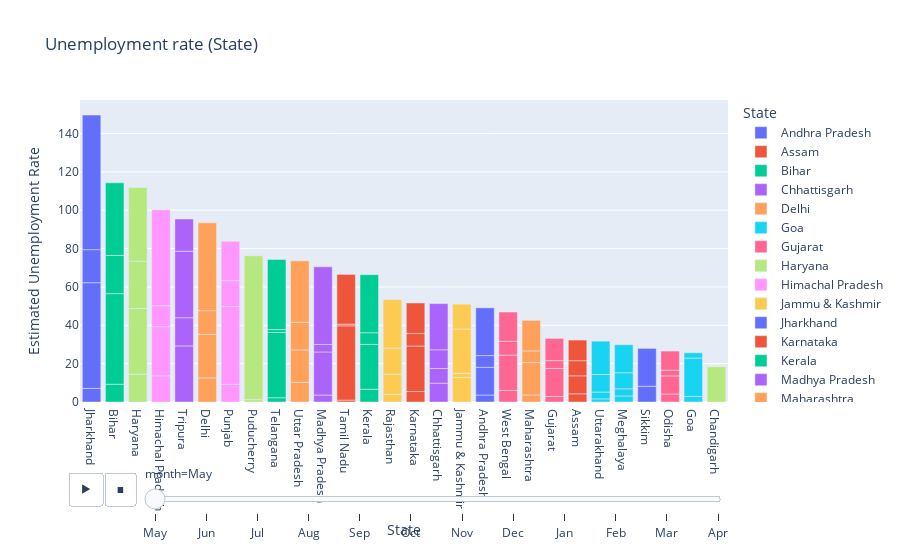

Notebook cell for this chart:
### Code cell
# bar plot unemployment rate (monthly)

fig = px.bar(dataset, x='State',y='Estimated Unemployment Rate', animation_frame = 'month', color='State',
            title='Unemployment rate (State)')

fig.update_layout(xaxis={'categoryorder':'total descending'})

fig.layout.updatemenus[0].buttons[0].args[1]["frame"]["duration"]=2000

fig.show()

### Figure 1 — Plotly figure (JSON) as saved in the notebook; plotly's stock layout.template omitted (floating-point values rounded to 4 significant figures)
{"data": [{"alignmentgroup": "True", "hovertemplate": "State=%{x}<br>month=May<br>Estimated Unemployment Rate=%{y}<extra></extra>", "legendgroup": "Andhra Pradesh", "marker": {"color": "#636efa", "pattern": {"shape": ""}}, "name": "Andhra Pradesh", "offsetgroup": "Andhra Pradesh", "orientation": "v", "showlegend": true, "textposition": "auto", "type": "bar", "x": ["Andhra Pradesh", "Andhra Pradesh", "Andhra Pradesh", "Andhra Pradesh"], "xaxis": "x", "y": [3.65, 14.46, 6.09, 24.91], "yaxis": "y"}, {"alignmentgroup": "True", "hovertemplate": "State=%{x}<br>month=May<br>Estimated Unemployment Rate=%{y}<extra></extra>", "legendgroup": "Assam", "marker": {"color": "#EF553B", "pattern": {"shape": ""}}, "name": "Assam", "offsetgroup": "Assam", "orientation": "v", "showlegend": true, "textposition": "auto", "type": "bar", "x": ["Assam", "Assam", "Assam", "Assam"], "xaxis": "x", "y": [4.29, 9.38, 7.87, 10.77], "yaxis": "y"}, {"alignmentgroup": "True", "hovertemplate": "State=%{x}<br>month=May<br>Estimated Unemployment Rate=%{y}<extra></extra>", "legendgroup": "Bihar", "marker": {"color": "#00cc96", "pattern": {"shape": ""}}, "name": "Bihar", "offsetgroup": "Bihar", "orientation": "v", "showlegend": true, "textposition": "auto", "type": "bar", "x": ["Bihar", "Bihar", "Bihar", "Bihar"], "xaxis": "x", "y": [9.27, 47.26, 19.9, 37.87], "yaxis": "y"}, {"alignmentgroup": "True", "hovertemplate": "State=%{x}<br>month=May<br>Estimated Unemployment Rate=%{y}<extra></extra>", "legendgroup": "Chhattisgarh", "marker": {"color": "#ab63fa", "pattern": {"shape": ""}}, "name": "Chhattisgarh", "offsetgroup": "Chhattisgarh", "orientation": "v", "showlegend": true, "textposition": "auto", "type": "bar", "x": ["Chhattisgarh", "Chhattisgarh", "Chhattisgarh", "Chhattisgarh"], "xaxis": "x", "y": [9.82, 7.64, 9.77, 24.1], "yaxis": "y"}, {"alignmentgroup": "True", "hovertemplate": "State=%{x}<br>month=May<br>Estimated Unemployment Rate=%{y}<extra></extra>", "legendgroup": "Delhi", "marker": {"color": "#FFA15A", "pattern": {"shape": ""}}, "name": "Delhi", "offsetgroup": "Delhi", "orientation": "v", "showlegend": true, "textposition": "auto", "type": "bar", "x": ["Delhi", "Delhi", "Delhi", "Delhi"], "xaxis": "x", "y": [12.56, 22.76, 12.31, 45.78], "yaxis": "y"}, {"alignmentgroup": "True", "hovertemplate": "State=%{x}<br>month=May<br>Estimated Unemployment Rate=%{y}<extra></extra>", "legendgroup": "Goa", "marker": {"color": "#19d3f3", "pattern": {"shape": ""}}, "name": "Goa", "offsetgroup": "Goa", "orientation": "v", "showlegend": true, "textposition": "auto", "type": "bar", "x": ["Goa", "Goa", "Goa"], "xaxis": "x", "y": [2.91, 20, 2.75], "yaxis": "y"}, {"alignmentgroup": "True", "hovertemplate": "State=%{x}<br>month=May<br>Estimated Unemployment Rate=%{y}<extra></extra>", "legendgroup": "Gujarat", "marker": {"color": "#FF6692", "pattern": {"shape": ""}}, "name": "Gujarat", "offsetgroup": "Gujarat", "orientation": "v", "showlegend": true, "textposition": "auto", "type": "bar", "x": ["Gujarat", "Gujarat", "Gujarat", "Gujarat"], "xaxis": "x", "y": [2.88, 14.58, 4.09, 11.62], "yaxis": "y"}, {"alignmentgroup": "True", "hovertemplate": "State=%{x}<br>month=May<br>Estimated Unemployment Rate=%{y}<extra></extra>", "legendgroup": "Haryana", "marker": {"color": "#B6E880", "pattern": {"shape": ""}}, "name": "Haryana", "offsetgroup": "Haryana", "orientation": "v", "showlegend": true, "textposition": "auto", "type": "bar", "x": ["Haryana", "Haryana", "Haryana", "Haryana"], "xaxis": "x", "y": [14.54, 34.22, 24.67, 38.46], "yaxis": "y"}, {"alignmentgroup": "True", "hovertemplate": "State=%{x}<br>month=May<br>Estimated Unemployment Rate=%{y}<extra></extra>", "legendgroup": "Himachal Pradesh", "marker": {"color": "#FF97FF", "pattern": {"shape": ""}}, "name": "Himachal Pradesh", "offsetgroup": "Himachal Pradesh", "orientation": "v", "showlegend": true, "textposition": "auto", "type": "bar", "x": ["Himachal Pradesh", "Himachal Pradesh", "Himachal Pradesh", "Himachal Pradesh"], "xaxis": "x", "y": [13.68, 25.64, 10.88, 50], "yaxis": "y"}, {"alignmentgroup": "True", "hovertemplate": "State=%{x}<br>month=May<br>Estimated Unemployment Rate=%{y}<extra></extra>", "legendgroup": "Jammu & Kashmir", "marker": {"color": "#FECB52", "pattern": {"shape": ""}}, "name": "Jammu & Kashmir", "offsetgroup": "Jammu & Kashmir", "orientation": "v", "showlegend": true, "textposition": "auto", "type": "bar", "x": ["Jammu & Kashmir", "Jammu & Kashmir", "Jammu & Kashmir", "Jammu & Kashmir"], "xaxis": "x", "y": [12.78, 2.22, 23.04, 12.96], "yaxis": "y"}, {"alignmentgroup": "True", "hovertemplate": "State=%{x}<br>month=May<br>Estimated Unemployment Rate=%{y}<extra></extra>", "legendgroup": "Jharkhand", "marker": {"color": "#636efa", "pattern": {"shape": ""}}, "name": "Jharkhand", "offsetgroup": "Jharkhand", "orientation": "v", "showlegend": true, "textposition": "auto", "type": "bar", "x": ["Jharkhand", "Jharkhand", "Jharkhand", "Jharkhand"], "xaxis": "x", "y": [7.11, 55.1, 17.23, 70.17], "yaxis": "y"}, {"alignmentgroup": "True", "hovertemplate": "State=%{x}<br>month=May<br>Estimated Unemployment Rate=%{y}<extra></extra>", "legendgroup": "Karnataka", "marker": {"color": "#EF553B", "pattern": {"shape": ""}}, "name": "Karnataka", "offsetgroup": "Karnataka", "orientation": "v", "showlegend": true, "textposition": "auto", "type": "bar", "x": ["Karnataka", "Karnataka", "Karnataka", "Karnataka"], "xaxis": "x", "y": [5.46, 23.72, 6.56, 15.88], "yaxis": "y"}, {"alignmentgroup": "True", "hovertemplate": "State=%{x}<br>month=May<br>Estimated Unemployment Rate=%{y}<extra></extra>", "legendgroup": "Kerala", "marker": {"color": "#00cc96", "pattern": {"shape": ""}}, "name": "Kerala", "offsetgroup": "Kerala", "orientation": "v", "showlegend": true, "textposition": "auto", "type": "bar", "x": ["Kerala", "Kerala", "Kerala", "Kerala"], "xaxis": "x", "y": [6.63, 23.38, 6.11, 30.28], "yaxis": "y"}, {"alignmentgroup": "True", "hovertemplate": "State=%{x}<br>month=May<br>Estimated Unemployment Rate=%{y}<extra></extra>", "legendgroup": "Madhya Pradesh", "marker": {"color": "#ab63fa", "pattern": {"shape": ""}}, "name": "Madhya Pradesh", "offsetgroup": "Madhya Pradesh", "orientation": "v", "showlegend": true, "textposition": "auto", "type": "bar", "x": ["Madhya Pradesh", "Madhya Pradesh", "Madhya Pradesh", "Madhya Pradesh"], "xaxis": "x", "y": [3.63, 22.46, 3.91, 40.49], "yaxis": "y"}, {"alignmentgroup": "True", "hovertemplate": "State=%{x}<br>month=May<br>Estimated Unemployment Rate=%{y}<extra></extra>", "legendgroup": "Maharashtra", "marker": {"color": "#FFA15A", "pattern": {"shape": ""}}, "name": "Maharashtra", "offsetgroup": "Maharashtra", "orientation": "v", "showlegend": true, "textposition": "auto", "type": "bar", "x": ["Maharashtra", "Maharashtra", "Maharashtra", "Maharashtra"], "xaxis": "x", "y": [3.67, 16.89, 6.08, 15.92], "yaxis": "y"}, {"alignmentgroup": "True", "hovertemplate": "State=%{x}<br>month=May<br>Estimated Unemployment Rate=%{y}<extra></extra>", "legendgroup": "Meghalaya", "marker": {"color": "#19d3f3", "pattern": {"shape": ""}}, "name": "Meghalaya", "offsetgroup": "Meghalaya", "orientation": "v", "showlegend": true, "textposition": "auto", "type": "bar", "x": ["Meghalaya", "Meghalaya", "Meghalaya", "Meghalaya"], "xaxis": "x", "y": [3.16, 3.73, 8.4, 14.58], "yaxis": "y"}, {"alignmentgroup": "True", "hovertemplate": "State=%{x}<br>month=May<br>Estimated Unemployment Rate=%{y}<extra></extra>", "legendgroup": "Odisha", "marker": {"color": "#FF6692", "pattern": {"shape": ""}}, "name": "Odisha", "offsetgroup": "Odisha", "orientation": "v", "showlegend": true, "textposition": "auto", "type": "bar", "x": ["Odisha", "Odisha", "Odisha", "Odisha"], "xaxis": "x", "y": [4.17, 9.45, 2.95, 10], "yaxis": "y"}, {"alignmentgroup": "True", "hovertemplate": "State=%{x}<br>month=May<br>Estimated Unemployment Rate=%{y}<extra></extra>", "legendgroup": "Puducherry", "marker": {"color": "#B6E880", "pattern": {"shape": ""}}, "name": "Puducherry", "offsetgroup": "Puducherry", "orientation": "v", "showlegend": true, "textposition": "auto", "type": "bar", "x": ["Puducherry", "Puducherry", "Puducherry"], "xaxis": "x", "y": [0, 1.25, 75], "yaxis": "y"}, {"alignmentgroup": "True", "hovertemplate": "State=%{x}<br>month=May<br>Estimated Unemployment Rate=%{y}<extra></extra>", "legendgroup": "Punjab", "marker": {"color": "#FF97FF", "pattern": {"shape": ""}}, "name": "Punjab", "offsetgroup": "Punjab", "orientation": "v", "showlegend": true, "textposition": "auto", "type": "bar", "x": ["Punjab", "Punjab", "Punjab", "Punjab"], "xaxis": "x", "y": [9.17, 40.59, 13.49, 20.54], "yaxis": "y"}, {"alignmentgroup": "True", "hovertemplate": "State=%{x}<br>month=May<br>Estimated Unemployment Rate=%{y}<extra></extra>", "legendgroup": "Rajasthan", "marker": {"color": "#FECB52", "pattern": {"shape": ""}}, "name": "Rajasthan", "offsetgroup": "Rajasthan", "orientation": "v", "showlegend": true, "textposition": "auto", "type": "bar", "x": ["Rajasthan", "Rajasthan", "Rajasthan", "Rajasthan"], "xaxis": "x", "y": [4.03, 10.45, 13.62, 25.35], "yaxis": "y"}, {"alignmentgroup": "True", "hovertemplate": "State=%{x}<br>month=May<br>Estimated Unemployment Rate=%{y}<extra></extra>", "legendgroup": "Sikkim", "marker": {"color": "#636efa", "pattern": {"shape": ""}}, "name": "Sikkim", "offsetgroup": "Sikkim", "orientation": "v", "showlegend": true, "textposition": "auto", "type": "bar", "x": ["Sikkim", "Sikkim"], "xaxis": "x", "y": [8.2, 19.75], "yaxis": "y"}, {"alignmentgroup": "True", "hovertemplate": "State=%{x}<br>month=May<br>Estimated Unemployment Rate=%{y}<extra></extra>", "legendgroup": "Tamil Nadu", "marker": {"color": "#EF553B", "pattern": {"shape": ""}}, "name": "Tamil Nadu", "offsetgroup": "Tamil Nadu", "orientation": "v", "showlegend": true, "textposition": "auto", "type": "bar", "x": ["Tamil Nadu", "Tamil Nadu", "Tamil Nadu", "Tamil Nadu"], "xaxis": "x", "y": [0.97, 38.73, 0.89, 25.95], "yaxis": "y"}, {"alignmentgroup": "True", "hovertemplate": "State=%{x}<br>month=May<br>Estimated Unemployment Rate=%{y}<extra></extra>", "legendgroup": "Telangana", "marker": {"color": "#00cc96", "pattern": {"shape": ""}}, "name": "Telangana", "offsetgroup": "Telangana", "orientation": "v", "showlegend": true, "textposition": "auto", "type": "bar", "x": ["Telangana", "Telangana", "Telangana", "Telangana"], "xaxis": "x", "y": [2.23, 34.01, 1.52, 36.57], "yaxis": "y"}, {"alignmentgroup": "True", "hovertemplate": "State=%{x}<br>month=May<br>Estimated Unemployment Rate=%{y}<extra></extra>", "legendgroup": "Tripura", "marker": {"color": "#ab63fa", "pattern": {"shape": ""}}, "name": "Tripura", "offsetgroup": "Tripura", "orientation": "v", "showlegend": true, "textposition": "auto", "type": "bar", "x": ["Tripura", "Tripura", "Tripura", "Tripura"], "xaxis": "x", "y": [29.25, 14.71, 34.69, 16.78], "yaxis": "y"}, {"alignmentgroup": "True", "hovertemplate": "State=%{x}<br>month=May<br>Estimated Unemployment Rate=%{y}<extra></extra>", "legendgroup": "Uttar Pradesh", "marker": {"color": "#FFA15A", "pattern": {"shape": ""}}, "name": "Uttar Pradesh", "offsetgroup": "Uttar Pradesh", "orientation": "v", "showlegend": true, "textposition": "auto", "type": "bar", "x": ["Uttar Pradesh", "Uttar Pradesh", "Uttar Pradesh", "Uttar Pradesh"], "xaxis": "x", "y": [10.26, 16.89, 14.4, 32.06], "yaxis": "y"}, {"alignmentgroup": "True", "hovertemplate": "State=%{x}<br>month=May<br>Estimated Unemployment Rate=%{y}<extra></extra>", "legendgroup": "Uttarakhand", "marker": {"color": "#19d3f3", "pattern": {"shape": ""}}, "name": "Uttarakhand", "offsetgroup": "Uttarakhand", "orientation": "v", "showlegend": true, "textposition": "auto", "type": "bar", "x": ["Uttarakhand", "Uttarakhand", "Uttarakhand", "Uttarakhand"], "xaxis": "x", "y": [1.63, 3.57, 9.17, 17.36], "yaxis": "y"}, {"alignmentgroup": "True", "hovertemplate": "State=%{x}<br>month=May<br>Estimated Unemployment Rate=%{y}<extra></extra>", "legendgroup": "West Bengal", "marker": {"color": "#FF6692", "pattern": {"shape": ""}}, "name": "West Bengal", "offsetgroup": "West Bengal", "orientation": "v", "showlegend": true, "textposition": "auto", "type": "bar", "x": ["West Bengal", "West Bengal", "West Bengal", "West Bengal"], "xaxis": "x", "y": [6.02, 18.43, 7.25, 15.22], "yaxis": "y"}, {"alignmentgroup": "True", "hovertemplate": "State=%{x}<br>month=May<br>Estimated Unemployment Rate=%{y}<extra></extra>", "legendgroup": "Chandigarh", "marker": {"color": "#B6E880", "pattern": {"shape": ""}}, "name": "Chandigarh", "offsetgroup": "Chandigarh", "orientation": "v", "showlegend": true, "textposition": "auto", "type": "bar", "x": ["Chandigarh"], "xaxis": "x", "y": [18.35], "yaxis": "y"}], "layout": {"barmode": "relative", "legend": {"title": {"text": "State"}, "tracegroupgap": 0}, "sliders": [{"active": 0, "currentvalue": {"prefix": "month="}, "len": 0.9, "pad": {"b": 10, "t": 60}, "steps": [{"args": [["May"], {"frame": {"duration": 0, "redraw": true}, "fromcurrent": true, "mode": "immediate", "transition": {"duration": 0, "easing": "linear"}}], "label": "May", "method": "animate"}, {"args": [["Jun"], {"frame": {"duration": 0, "redraw": true}, "fromcurrent": true, "mode": "immediate", "transition": {"duration": 0, "easing": "linear"}}], "label": "Jun", "method": "animate"}, {"args": [["Jul"], {"frame": {"duration": 0, "redraw": true}, "fromcurrent": true, "mode": "immediate", "transition": {"duration": 0, "easing": "linear"}}], "label": "Jul", "method": "animate"}, {"args": [["Aug"], {"frame": {"duration": 0, "redraw": true}, "fromcurrent": true, "mode": "immediate", "transition": {"duration": 0, "easing": "linear"}}], "label": "Aug", "method": "animate"}, {"args": [["Sep"], {"frame": {"duration": 0, "redraw": true}, "fromcurrent": true, "mode": "immediate", "transition": {"duration": 0, "easing": "linear"}}], "label": "Sep", "method": "animate"}, {"args": [["Oct"], {"frame": {"duration": 0, "redraw": true}, "fromcurrent": true, "mode": "immediate", "transition": {"duration": 0, "easing": "linear"}}], "label": "Oct", "method": "animate"}, {"args": [["Nov"], {"frame": {"duration": 0, "redraw": true}, "fromcurrent": true, "mode": "immediate", "transition": {"duration": 0, "easing": "linear"}}], "label": "Nov", "method": "animate"}, {"args": [["Dec"], {"frame": {"duration": 0, "redraw": true}, "fromcurrent": true, "mode": "immediate", "transition": {"duration": 0, "easing": "linear"}}], "label": "Dec", "method": "animate"}, {"args": [["Jan"], {"frame": {"duration": 0, "redraw": true}, "fromcurrent": true, "mode": "immediate", "transition": {"duration": 0, "easing": "linear"}}], "label": "Jan", "method": "animate"}, {"args": [["Feb"], {"frame": {"duration": 0, "redraw": true}, "fromcurrent": true, "mode": "immediate", "transition": {"duration": 0, "easing": "linear"}}], "label": "Feb", "method": "animate"}, {"args": [["Mar"], {"frame": {"duration": 0, "redraw": true}, "fromcurrent": true, "mode": "immediate", "transition": {"duration": 0, "easing": "linear"}}], "label": "Mar", "method": "animate"}, {"args": [["Apr"], {"frame": {"duration": 0, "redraw": true}, "fromcurrent": true, "mode": "immediate", "transition": {"duration": 0, "easing": "linear"}}], "label": "Apr", "method": "animate"}], "x": 0.1, "xanchor": "left", "y": 0, "yanchor": "top"}], "title": {"text": "Unemployment rate (State)"}, "updatemenus": [{"buttons": [{"args": [null, {"frame": {"duration": 2000, "redraw": true}, "fromcurrent": true, "mode": "immediate", "transition": {"duration": 500, "easing": "linear"}}], "label": "&#9654;", "method": "animate"}, {"args": [[null], {"frame": {"duration": 0, "redraw": true}, "fromcurrent": true, "mode": "immediate", "transition": {"duration": 0, "easing": "linear"}}], "label": "&#9724;", "method": "animate"}], "direction": "left", "pad": {"r": 10, "t": 70}, "showactive": false, "type": "buttons", "x": 0.1, "xanchor": "right", "y": 0, "yanchor": "top"}], "xaxis": {"anchor": "y", "categoryarray": ["Andhra Pradesh", "Assam", "Bihar", "Chhattisgarh", "Delhi", "Goa", "Gujarat", "Haryana", "Himachal Pradesh", "Jammu & Kashmir", "Jharkhand", "Karnataka", "Kerala", "Madhya Pradesh", "Maharashtra", "Meghalaya", "Odisha", "Puducherry", "Punjab", "Rajasthan", "Sikkim", "Tamil Nadu", "Telangana", "Tripura", "Uttar Pradesh", "Uttarakhand", "West Bengal", "Chandigarh"], "categoryorder": "total descending", "domain": [0, 1], "title": {"text": "State"}}, "yaxis": {"anchor": "x", "domain": [0, 1], "title": {"text": "Estimated Unemployment Rate"}}}}
